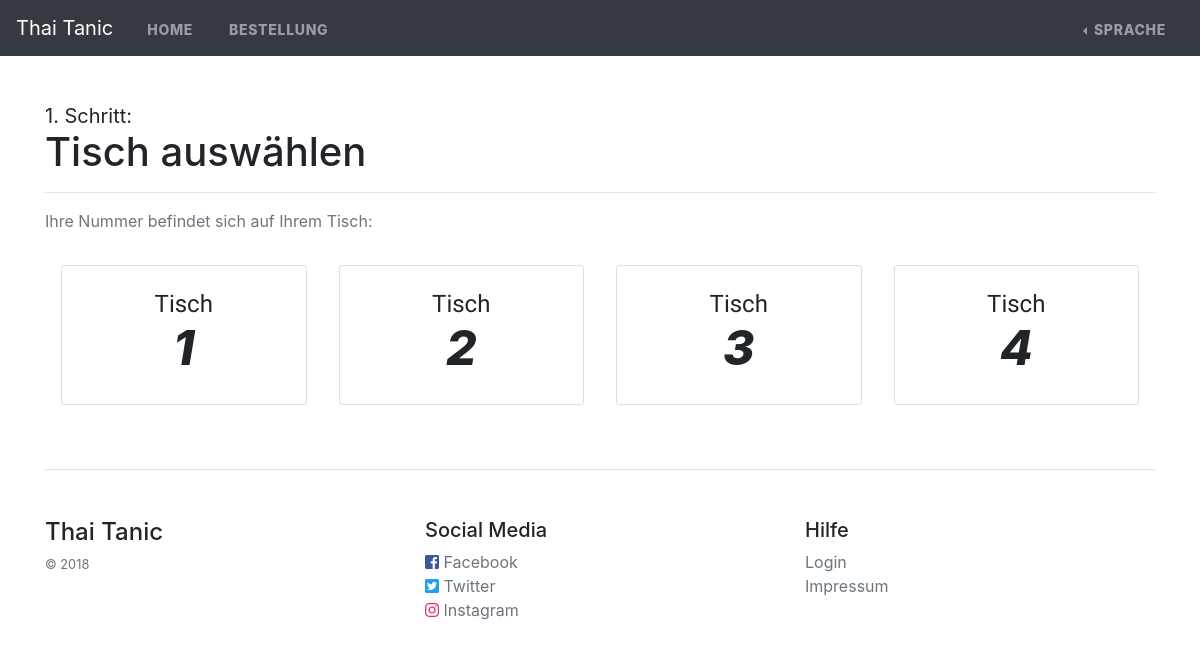
Screenshot of /tisch with the database file from the repository.
### tables this page shows
CREATE TABLE `tisch` (
  `id` int(11) NOT NULL,
  `plaetze` int(11) NOT NULL,
  `ausrichtung` varchar(3) NOT NULL
);

### settings.php (called while the page is built)
<?php
return array(
    'server' => array(
        'protocol' => 'http://',
        'base_url' => '/restaurant',
        'url' => 'http://localhost/restaurant/',
        'bill_url' => 'http://localhost:8080/RechnungServlet/Home?id='
    ),
    'lang_fallback' => 'de',
    'db' => array(
        'database' => 'resbes',
        'user' => 'resbes',
        'password' => 'DHBW_WP_2018',
        'server' => '127.0.0.1'
    ),
);

### lang/de.php (called while the page is built)
<?php
return array(
    'name' => 'Thai Tanic',
    'nav' => array(
        'home' => 'Home',
        'order' => 'Bestellung',
        'bill' => 'Rechnung'
    ),
    'lang' => array(
        'lang' => 'Sprache',
        'de' => 'Deutsch',
        'en' => 'English'
    ),
    'home' => array(
        'subtitle' => 'Willkommen auf unserer Webseite',
        'about' => 'Bestellen Sie hier einfach und bequem Ihr Essen',
        'steps' => array(
            'heading' => "So einfach geht's:",
            'select' => "Wählen Sie ihr Essen, indem Sie einfach auf Ihr Lieblingsgericht klicken",
            'food' => "Genießen Sie ihr Essen",
            'pay' => "Zahlen Sie in Bar oder nutzen Sie einen der vielen Online-Bezahlsysteme",
            'extra' => "Haben Sie noch Fragen? Sprechen Sie einfach unsere hilfsbereiten Kellner an. Wir bieten Ihnen jederzeit unsere Unterstüzung an.",
            'go' => "Los geht's!"
        )
    ),
    'login' => array(
        'user' => 'Benutzername',
        'pw' => 'Passwort',
        'submit' => 'Anmelden',
        'error' => 'Bitte überprüfe deine Anmeldedaten und versuche es erneut!',
        'success' => 'Anmeldung erfolgreich',
        'out' => 'Abmeldung erfolgreich',
        'required' => 'Anmeldung erfolderlich'
    ),
    'order' => array(
        'step' => '1. Schritt:',
        'heading' => 'Tisch auswählen',
        'table' => 'Tisch',
        'sub' => 'Ihre Nummer befindet sich auf Ihrem Tisch:',
        'menu' => 'Menü',
        'order' => 'Bestellungen',
        'name' => 'Name',
        'call' => 'Kellner rufen',
        'pay' => 'Zum Bezahlen',
        'drinks' => 'Getränke',
        'starter' => 'Vorspeise',
        'main' => 'Hauptgericht',
        'desert' => 'Nachtisch',
        'prev' => 'Zurück',
        'next' => 'Weiter',
        'send' => 'Bestellen',
        'comment' => 'Kommentar',
        'submitted' => 'Bestellung ist unterwegs!',
        'called' => 'Kellner wurde gerufen!',
        'submit_error_title' => 'Upps, sieht nach einem Fehler aus.',
        'submit_error_1' => 'Bei der Bestellung für Platz ',
        'submit_error_2' => ' ist ein Fehler aufgetreten.<br>Bitte kontaktieren Sie unser Personal für Unterstützung.',
    ),
    'footer' => array(
        'imprint' => 'Impressum',
        'help' => 'Hilfe'
    ),
    'error' => array(
        'title' => 'Kein Treffer',
        'description' => 'Die von Ihnen aufgerufene Seite konnte nicht gefunden werden.'
    )
);

### controllers/BestellungController.php (called while the page is built, shortened)
<?php
class BestellungController
{
    static function showTables()
    {
        $db = new DatabaseController();
        $tables = $db->get_tables();
        include dirname(__FILE__) . './../pages/tisch_auswahl.php';
        return true;
    }
}

### index.php (called while the page is built, shortened)
<?php
require_once(dirname(__FILE__) . '/helpers.php');
require_once(dirname(__FILE__) . '/Route.php');
require_once(dirname(__FILE__) . '/controllers/DatabaseController.php');
require_once(dirname(__FILE__) . '/controllers/BestellungController.php');
$route = new Route();
$route->add('GET', '/', function () {
    include dirname(__FILE__) . '/pages/home.php';
    return true;
});
$route->add('GET', '/tisch', '\App\BestellungController::showTables');
$route->add('GET', '/tisch\/(\d*)', '\App\BestellungController::getTable');
$route->add('GET', '/kueche', '\App\KuechenController::index');
$route->add('GET', '/gerichte', '\App\KuechenController::get_gerichte');
$route->add('GET', '/kategorie_gerichte\/(\d*)', '\App\KuechenController::get_gerichte_by_kategorie');
$route->add('GET', '/kategorien', '\App\KuechenController::get_kategorien');
$route->add('GET', '/tisch_bestellung\/(\d*)', '\App\KuechenController::get_order_by_table');
$route->add('GET', '/bestellung_position\/(\d*)', '\App\KuechenController::get_positions_by_order');
$route->add('GET', '/gericht\/(\d*)', '\App\KuechenController::get_gericht');
$route->add('GET', '/revoke_position\/(\d*)', '\App\KuechenController::revoke_position');
$route->add('POST', '/bestellung', '\App\KuechenController::create_order');
$route->add('POST', '/position', '\App\KuechenController::create_position');
$route->add('POST', '/bestellung\/(\d*)', '\App\KuechenController::update_order_status');
$route->add('GET', '/paying\/(\d*)', '\App\KuechenController::paying_order');
$route->add('GET', '/order_payed\/(\d*)', '\App\KuechenController::order_payed');
$route->add('GET', '/view_bill\/(\d*)', '\App\KuechenController::view_bill');
$route->add('GET', '/login', '\App\AuthController::login');
$route->add('POST', '/login', '\App\AuthController::authenticate');
$route->add('GET', '/logout', '\App\AuthController::logout');
$route->add('GET', '/de', function () {
    $_SESSION['lang'] = "de";
    header('Location: ' . config('server.protocol') . $_SERVER['HTTP_HOST'] . config('server.base_url'));
});
$route->add('GET', '/en', function () {
    $_SESSION['lang'] = "en";
    header('Location: ' . config('server.protocol') . $_SERVER['HTTP_HOST'] . config('server.base_url'));
});
$route->add('GET', '/impressum', function () {
    include dirname(__FILE__) . '/pages/impressum.php';
    return true;
});
$route->run();

### controllers/DatabaseController.php (called while the page is built, shortened)
<?php
class DatabaseController
{
    private $_con = null;
    public function conn()
    {
        $this->_con = new \mysqli(config('db.server'), config('db.user'), config('db.password'), config('db.database'));
    }
    public function get_tables()
    {
        $sql = "SELECT * FROM tisch";
        $tables = array();
        if ($result = mysqli_query($this->_con, $sql)) {
            $tables = $this->get_as_array($result);
        }
        return $tables;
    }
    private function get_as_array($sql_results)
    {
        $array = array();
        while ($entry = mysqli_fetch_assoc($sql_results)) {
            $tmp = array();
            foreach ($entry as $key => $value) {
                $tmp[$key] = $value;
            }
            $array[] = $tmp;
        }
        return $array;
    }
}

### pages/tisch_auswahl.php (the view, shortened to what this page needs)
<?php include "partials/html_top.php"; ?>
<?php include 'partials/navbar.php'; ?>
<div class="container pt-5">
    <h5 class="mb-0 font-weight-normal"><?php translate('order.step') ?></h5>
    <h1><?php translate('order.heading') ?></h1>
    <hr>
    <p class="text-muted"><?php translate('order.sub') ?></p>
    <div class="d-flex flex-wrap justify-content-around" id="tables_list">
        <?php foreach ($tables as $table): ?>
            <div class="p-3 flex-fill">
                <div class="card" data-id="<?php echo $table['id'] ?>">
                    <div class="card-body">
                        <div class="sub">
                        </div>
                        <div class="heading"><?php echo $table['id'] ?></div>
                    </div>
                </div>
            </div>
        <?php endforeach ?>
    </div>
</div>
<?php include 'partials/footer.php'; ?>
<?php include 'partials/html_bottom.php'; ?>

### Route.php (shortened to what this page needs)
<?php
class Route
{
    private $_methods = array();
    private $_uri = array();
    private $_callable = array();
    public function add(String $mehtod, String $uri, $callable = null)
    {
        $this->_methods[] = strtoupper($mehtod);
        $this->_uri[] = '/' . trim($uri, '/');
        if ($callable != null) {
            $this->_callable[] = $callable;
        }
    }
    public function run()
    {
        $uriGetParam = isset($_GET['uri']) ? '/' . $_GET['uri'] : '/';
        foreach ($this->_uri as $key => $value) {
            if (preg_match_all("#^$value$#", $uriGetParam, $matches)) {
                if ($this->_methods[$key] == $_SERVER['REQUEST_METHOD']) {
                    call_user_func($this->_callable[$key], isset($matches[1]) ? $matches[1][0] : $matches);
                    return true;
                } else {
                    http_response_code(404);
                    header('Not Found');
                    include dirname(__FILE__) . '/pages/404.php';
                }
            }
        }
        return false;
    }
}

### helpers.php (shortened to what this page needs)
<?php
function asset($link)
{
    $absolute_link = config('server.protocol') . $_SERVER['HTTP_HOST'] . config('server.base_url') . $link;
    echo $absolute_link;
}
function config(String $path)
{
    $file_name = "settings.php";
    $val = get_data_from_array_string($path, $file_name);
    return $val;
}
function translate(String $path)
{
    $file_name = "lang/" . $_SESSION['lang'] . ".php";
    $val = get_data_from_array_string($path, $file_name);
    echo $val;
    return $val;
}
function get_data_from_array_string(String $path, String $file_name)
{
    $paths = explode('.', $path);
    if (file_exists($file_name)) {
        $array = include $file_name;
        $val = $array;
        for ($i = 0; $i < count($paths); $i++) {
            $val = $val[$paths[$i]];
        }
        return $val;
    } else {
        return null;
    }
}

### css/app.css (style rules this page uses)
#tables_list .card { text-align: center; min-width: 200px; max-width: 350px; }
#tables_list .card-body:after { position: absolute; content: ''; bottom: 0; left: 0; width: 100%; height: 0; background: #ee0979; background: -webkit-linear-gradient(to top, #ff6a00 0%, #ee0979 100%); background: linear-gradient(to top, #ff6a00 0%, #ee0979 100%); transition: all 0.35s ease; z-index: -1; border-radius: 2px; }
#tables_list .card .heading { font-size: 48px; font-weight: 800; font-style: italic; margin-top: 0px; }
#tables_list .card .sub { font-family: 'Raleway', sans-serif; font-size: 24px; margin-bottom: -10px; }

### rows the page displays
tisch: val "Tisch", id "1"
tisch: val "Tisch", id "2"
tisch: val "Tisch", id "3"
tisch: val "Tisch", id "4"

### other values shown
$val "Thai Tanic HOME BESTELLUNG SPRACHE 1. Schritt: Tisch auswählen Ihre Nummer befindet sich auf Ihrem Tisch: Thai Tanic Hilfe Impressum"
